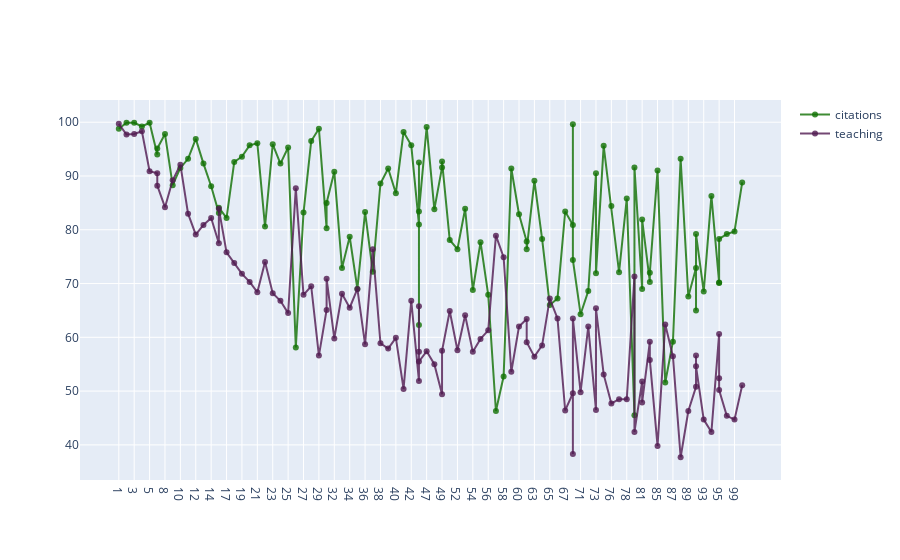

The cell this chart's notebook holds for it:
### Markdown cell above
# Line Charts
Line Charts Example: Citation and Teaching vs World Rank of Top 100 Universities

- Import graph_objs as go
- Creating traces
    - x = x axis
    - y = y axis
    - mode = type of plot like marker, line or line + markers
    - name = name of the plots
    - marker = marker is used with dictionary.
        - color = color of lines. It takes RGB (red, green, blue) and opacity (alpha)
    - text = The hover text (hover is curser)
- data = is a list that we add traces into it
- layout = it is dictionary.
    - title = title of layout
    - x axis = it is dictionary
        - title = label of x axis
        - ticklen = length of x axis ticks
        - zeroline = showing zero line or not
- fig = it includes data and layout
- iplot() = plots the figure(fig) that is created by data and layout

### Code cell
df=timesData.iloc[:100,:]  #İLK BAŞTA ALTTAKİ CELL HATA VERMİŞTİ VE BU CELL'DEKİ MODÜLÜ ÇALIŞTIRDIM. ANCAK RESTART KERNEL YAPINCA ALTTAKİ CELL DE ÇALIŞTI
fig = go.Figure()
fig.add_trace(go.Scatter(
                    x = df.world_rank,
                    y = df.citations,
                    mode = "lines+markers",
                    name = "citations",
                    marker = dict(color = 'rgba(16, 112, 2, 0.8)'),
                    text= df.university_name))
fig.add_trace(go.Scatter(
                    x = df.world_rank,
                    y = df.teaching,
                    mode = "lines+markers",
                    name = "teaching",
                    marker = dict(color = 'rgba(80, 26, 80, 0.8)'),
                    text= df.university_name))

layout = dict(title = 'Citation and Teaching vs World Rank of Top 100 Universities',
              xaxis= dict(title= 'World Rank',ticklen= 5,zeroline= False)
             )

fig.show()

### Figure 1 — Plotly figure (JSON) as saved in the notebook; plotly's stock layout.template omitted (floating-point values rounded to 4 significant figures)
{"data": [{"marker": {"color": "rgba(16, 112, 2, 0.8)"}, "mode": "lines+markers", "name": "citations", "text": ["Harvard University", "California Institute of Technology", "Massachusetts Institute of Technology", "Stanford University", "Princeton University", "University of Cambridge", "University of Oxford", "University of California, Berkeley", "Imperial College London", "Yale University", "University of California, Los Angeles", "University of Chicago", "Johns Hopkins University", "Cornell University", "ETH Zurich – Swiss Federal Institute of Technology Zurich", "University of Michigan", "University of Toronto", "Columbia University", "University of Pennsylvania", "Carnegie Mellon University", "University of Hong Kong", "University College London", "University of Washington", "Duke University", "Northwestern University", "University of Tokyo", "Georgia Institute of Technology", "Pohang University of Science and Technology", "University of California, Santa Barbara", "University of British Columbia", "University of North Carolina at Chapel Hill", "University of California, San Diego", "University of Illinois at Urbana-Champaign", "National University of Singapore", "McGill University", "University of Melbourne", "Peking University", "Washington University in St Louis", "École Polytechnique", "University of Edinburgh", "Hong Kong University of Science and Technology", "École Normale Supérieure", "Australian National University", "Karolinska Institute", "University of Göttingen", "University of Wisconsin", "Rice University", "École Polytechnique Fédérale de Lausanne", "University of California, Irvine", "University of Science and Technology of China", "Vanderbilt University", "University of Minnesota", "Tufts University", "University of California, Davis", "Brown University", "University of Massachusetts", "Kyoto University", "Tsinghua University", "Boston University", "New York University", "Emory University", "LMU Munich", "University of Notre Dame", "University of Pittsburgh", "Case Western Reserve University", "Ohio State University", "University of Colorado Boulder", "University of Bristol", "University of California, Santa Cruz", "Yeshiva University", "University of Sydney", "University of Virginia", "University of Adelaide", "University of Southern California", "William & Mary", "Trinity College Dublin", "King’s College London", "Stony Brook University", "Korea Advanced Institute of Science and Technology (KAIST)", "University of Sussex", "The University of Queensland", "University of York", "Heidelberg University", "University of Utah", "Durham University", "London School of Economics and Political Science", "University of Manchester", "Royal Holloway, University of London", "Lund University", "University of Southampton", "University of Zurich", "Wake Forest University", "McMaster University", "University College Dublin", "George Washington University", "University of Arizona", "University of Basel", "University of Maryland, College Park", "Dartmouth College", "École Normale Supérieure de Lyon"], "type": "scatter", "x": ["1", "2", "3", "4", "5", "6", "6", "8", "9", "10", "11", "12", "13", "14", "15", "15", "17", "18", "19", "20", "21", "22", "23", "24", "25", "26", "27", "28", "29", "30", "30", "32", "33", "34", "35", "36", "37", "38", "39", "40", "41", "42", "43", "43", "43", "43", "47", "48", "49", "49", "51", "52", "53", "54", "55", "56", "57", "58", "59", "60", "61", "61", "63", "64", "65", "66", "67", "68", "68", "68", "71", "72", "73", "73", "75", "76", "77", "78", "79", "79", "81", "81", "83", "83", "85", "86", "87", "88", "89", "90", "90", "90", "93", "94", "95", "95", "95", "98", "99", "100"], "y": [98.8, 99.9, 99.9, 99.2, 99.9, 94, 95.1, 97.8, 88.3, 91.5, 93.2, 96.9, 92.3, 88.1, 83.1, 84.1, 82.2, 92.6, 93.6, 95.7, 96.1, 80.6, 95.9, 92.3, 95.3, 58.1, 83.2, 96.5, 98.8, 80.3, 85, 90.8, 72.9, 78.7, 69, 83.3, 72.2, 88.6, 91.4, 86.8, 98.2, 95.7, 81, 62.3, 92.5, 83.4, 99.1, 83.8, 91.6, 92.7, 78.1, 76.4, 83.9, 68.8, 77.7, 67.9, 46.3, 52.7, 91.4, 82.9, 77.8, 76.4, 89.1, 78.3, 66, 67.2, 83.4, 80.9, 99.6, 74.4, 64.3, 68.6, 90.5, 71.9, 95.6, 84.4, 72.1, 85.8, 45.5, 91.6, 69, 81.9, 70.3, 72, 91, 51.6, 59.2, 93.2, 67.6, 72.9, 65, 79.2, 68.5, 86.3, 70.2, 70.1, 78.3, 79.2, 79.7, 88.8]}, {"marker": {"color": "rgba(80, 26, 80, 0.8)"}, "mode": "lines+markers", "name": "teaching", "text": ["Harvard University", "California Institute of Technology", "Massachusetts Institute of Technology", "Stanford University", "Princeton University", "University of Cambridge", "University of Oxford", "University of California, Berkeley", "Imperial College London", "Yale University", "University of California, Los Angeles", "University of Chicago", "Johns Hopkins University", "Cornell University", "ETH Zurich – Swiss Federal Institute of Technology Zurich", "University of Michigan", "University of Toronto", "Columbia University", "University of Pennsylvania", "Carnegie Mellon University", "University of Hong Kong", "University College London", "University of Washington", "Duke University", "Northwestern University", "University of Tokyo", "Georgia Institute of Technology", "Pohang University of Science and Technology", "University of California, Santa Barbara", "University of British Columbia", "University of North Carolina at Chapel Hill", "University of California, San Diego", "University of Illinois at Urbana-Champaign", "National University of Singapore", "McGill University", "University of Melbourne", "Peking University", "Washington University in St Louis", "École Polytechnique", "University of Edinburgh", "Hong Kong University of Science and Technology", "École Normale Supérieure", "Australian National University", "Karolinska Institute", "University of Göttingen", "University of Wisconsin", "Rice University", "École Polytechnique Fédérale de Lausanne", "University of California, Irvine", "University of Science and Technology of China", "Vanderbilt University", "University of Minnesota", "Tufts University", "University of California, Davis", "Brown University", "University of Massachusetts", "Kyoto University", "Tsinghua University", "Boston University", "New York University", "Emory University", "LMU Munich", "University of Notre Dame", "University of Pittsburgh", "Case Western Reserve University", "Ohio State University", "University of Colorado Boulder", "University of Bristol", "University of California, Santa Cruz", "Yeshiva University", "University of Sydney", "University of Virginia", "University of Adelaide", "University of Southern California", "William & Mary", "Trinity College Dublin", "King’s College London", "Stony Brook University", "Korea Advanced Institute of Science and Technology (KAIST)", "University of Sussex", "The University of Queensland", "University of York", "Heidelberg University", "University of Utah", "Durham University", "London School of Economics and Political Science", "University of Manchester", "Royal Holloway, University of London", "Lund University", "University of Southampton", "University of Zurich", "Wake Forest University", "McMaster University", "University College Dublin", "George Washington University", "University of Arizona", "University of Basel", "University of Maryland, College Park", "Dartmouth College", "École Normale Supérieure de Lyon"], "type": "scatter", "x": ["1", "2", "3", "4", "5", "6", "6", "8", "9", "10", "11", "12", "13", "14", "15", "15", "17", "18", "19", "20", "21", "22", "23", "24", "25", "26", "27", "28", "29", "30", "30", "32", "33", "34", "35", "36", "37", "38", "39", "40", "41", "42", "43", "43", "43", "43", "47", "48", "49", "49", "51", "52", "53", "54", "55", "56", "57", "58", "59", "60", "61", "61", "63", "64", "65", "66", "67", "68", "68", "68", "71", "72", "73", "73", "75", "76", "77", "78", "79", "79", "81", "81", "83", "83", "85", "86", "87", "88", "89", "90", "90", "90", "93", "94", "95", "95", "95", "98", "99", "100"], "y": [99.7, 97.7, 97.8, 98.3, 90.9, 90.5, 88.2, 84.2, 89.2, 92.1, 83, 79.1, 80.9, 82.2, 77.5, 83.9, 75.8, 73.8, 71.8, 70.3, 68.4, 74, 68.2, 66.8, 64.5, 87.7, 67.9, 69.5, 56.6, 65.1, 70.9, 59.8, 68.1, 65.5, 69, 58.7, 76.4, 58.9, 57.9, 59.9, 50.4, 66.8, 51.9, 65.8, 57.3, 55.5, 57.4, 55, 49.4, 57.5, 64.9, 57.6, 64.1, 57.3, 59.7, 61.3, 78.9, 74.9, 53.6, 62, 63.4, 59.1, 56.4, 58.5, 67.2, 63.5, 46.4, 49.6, 38.3, 63.5, 49.8, 62, 46.5, 65.4, 53.1, 47.7, 48.5, 48.5, 71.3, 42.4, 51.8, 47.9, 59.2, 55.8, 39.8, 62.4, 56.5, 37.7, 46.3, 50.8, 56.6, 54.6, 44.7, 42.4, 60.6, 52.4, 50.2, 45.4, 44.7, 51.1]}], "layout": {"autosize": true, "xaxis": {"autorange": true, "range": [-4.8, 85.8], "type": "category"}, "yaxis": {"autorange": true, "range": [32.57, 105.0], "type": "linear"}}}
